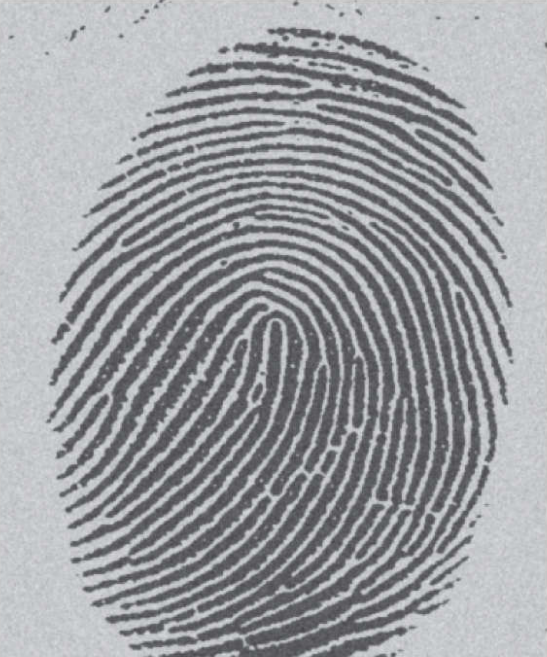
#> input picture hw2/test/test1.png, 547 x 657 px
$ python bgt.py
#> lines starting #> are read from the running program, lines starting #| are printed output that depends on the picture; after the words box and inside, x2 and y2 are one past the last pixel; in counts of white or black regions, pixels touching at a corner belong together
import numpy as np


def basic_global_thrsh(img):
    """
    compute the threshold based on bgt algorithm
    :param img:  input image
    :return:  threshold
    """
    x_len, y_len = img.shape  # the shape of image
#> x_len = 657; y_len = 547
    N = x_len * y_len  # the total number of pixel
#> N = 359379

    # compute the histogram
    pixel_sum = 0
    hist = np.zeros(256)
    for i in range(x_len):
        for j in range(y_len):
            pixel_sum += img[i][j]
            hist[img[i][j]] += 1
#> after the loop, hist = 256 values, max 15017 at index 200, min 0 at index 0, mean 1403.8; pixel_sum = 56892318

    # initial the threshold equal to mean intensity
    old_t = pixel_sum/N
#> old_t = 158.3

    while True:
        # modify
        t = int(old_t) + 1

        n_bk = np.sum(hist[:t])  # the number of pixels in background
        n_fg = np.sum(hist[t:])  # the number of pixels in foreground

        u_bk = np.sum(hist[:t] * np.arange(t)) / n_bk  # mean intensity of background
        u_fg = np.sum(hist[t:] * np.arange(t, 256)) / n_fg  # mean intensity of foreground

        # update
        new_t = (u_bk + u_fg) / 2

        # terminal condition
        if abs(new_t - old_t) < (img.max() - img.min())/1000:
            break

        old_t = new_t
#> this loop made 4 passes
#> (t, n_bk, n_fg, u_bk, u_fg, new_t, old_t) on passes 1 to 3: (159, 148321, 211058, 105.3, 195.6, 150.4, 150.4), (151, 141457, 217922, 102.9, 194.3, 148.6, 148.6), (149, 139811, 219568, 102.3, 193.9, 148.1, 148.1)
#> (t, n_bk, n_fg, u_bk, u_fg, new_t) on pass 4: (149, 139811, 219568, 102.3, 193.9, 148.1)

    return old_t


if __name__ == "__main__":
    from PIL import Image
    import matplotlib.pyplot as plt
    image = np.array(Image.open("./test/test1.png").convert("L"))
    plt.subplot(121)
    plt.imshow(image, cmap=plt.get_cmap('gray'))
    threshold = basic_global_thrsh(image)
#> threshold = 148.1
    image2 = image.copy()
    image2[image >= threshold] = 1
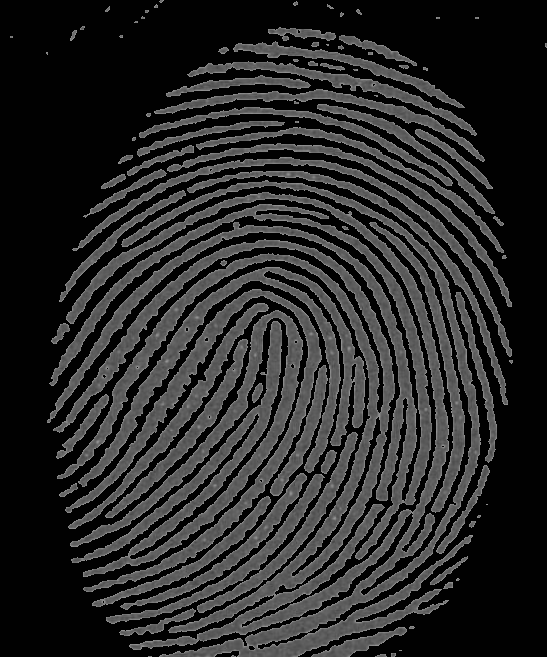
#> image2: shape (657, 547); min 1, max 148, mean 40.4
    image2[image < threshold] = 0
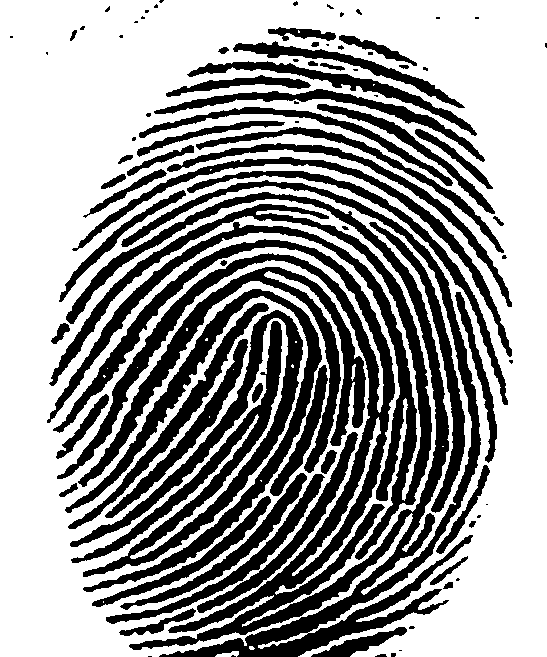
#> image2: shape (657, 547); values 0 (black) and 1 (white), 61.1% white; 92 black regions (37 under 20 px), largest, box (x1, y1, x2, y2) and area: (53, 180, 481, 657) 40193, (47, 204, 432, 560) 14264, (70, 310, 303, 577) 12883
    plt.subplot(122)
    plt.imshow(image2, cmap=plt.get_cmap('gray'))
    plt.savefig("./result/result1.png")
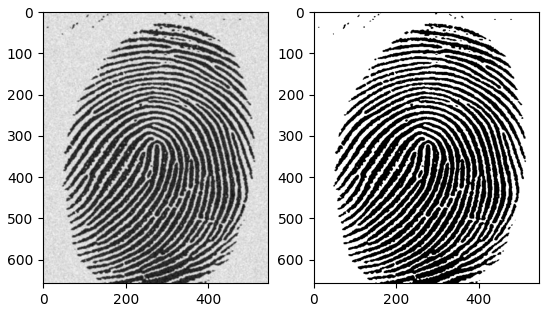
#> figure drawn by matplotlib, 2 panels
    plt.show()
